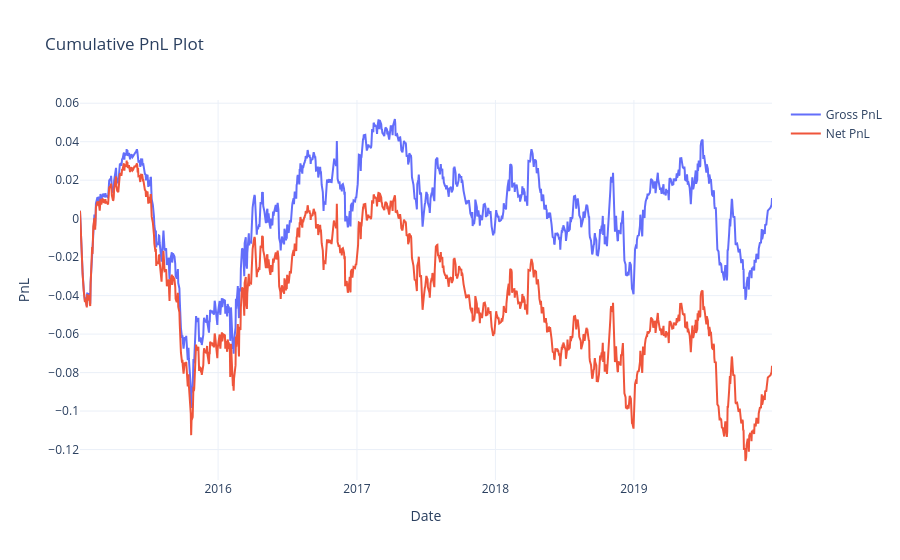

Notebook source saved alongside this figure:
### Code cell
# ==========================================
# FINAL EXECUTION & ANALYSIS (STABLE VERSION)
# ==========================================

# 1. Run the full pipeline to get the raw signals
all_weights = run_trading_pipeline(features, universe)

# 2. Define the test window
test_start = "2015-01-01"
test_end   = "2019-12-31"

# 3. Slice the portfolio first
portfolio_slice = all_weights.loc[test_start : test_end]

# 4. Identify days where the strategy actually produced weights
# We sum the absolute weights and find rows where the sum is approximately 1.0
daily_exposure = portfolio_slice.abs().sum(axis=1)
valid_days_mask = daily_exposure > 0.9  # Captures rows scaled to 1.0

# 5. Filter all dataframes using the SAME mask to ensure perfect alignment
portfolio_final = portfolio_slice[valid_days_mask]
returns_final   = returns.loc[portfolio_final.index]
universe_final  = universe.loc[portfolio_final.index]

print(f"Backtesting on {len(portfolio_final)} valid trading days...")

# 6. Run the backtest
if len(portfolio_final) > 0:
    sr, pnl = backtest_portfolio(
        portfolio_final, 
        returns_final, 
        universe_final, 
        True, 
        True
    )
    print(f"\nFinal Sharpe Ratio: {sr:.4f}")
else:
    print("Error: No valid trades found in the selected period. Check Step 2 & 4 logic.")

### Figure 1 — Plotly figure (JSON) as saved in the notebook; plotly's stock layout.template omitted (floating-point values rounded to 4 significant figures; data arrays with more than 128 entries replaced by an {"elided": "..."} marker saying what was removed)
{"data": [{"mode": "lines", "name": "Gross PnL", "type": "scatter", "x": {"elided": "1258 str values"}, "y": {"elided": "1258 float values"}}, {"mode": "lines", "name": "Net PnL", "type": "scatter", "x": {"elided": "1258 str values"}, "y": {"elided": "1258 float values"}}], "layout": {"showlegend": true, "title": {"text": "Cumulative PnL Plot"}, "xaxis": {"title": {"text": "Date"}}, "yaxis": {"title": {"text": "PnL"}}}}
